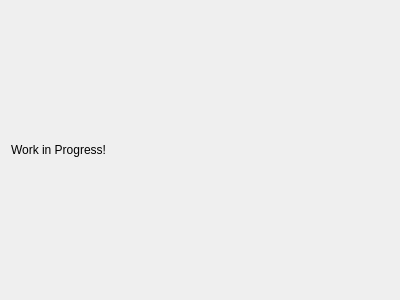
<?xml version="1.0" encoding="UTF-8"?>
<ui version="4.0">
 <class>Form</class>
 <widget class="QWidget" name="Form">
  <property name="geometry">
   <rect>
    <x>0</x>
    <y>0</y>
    <width>400</width>
    <height>300</height>
   </rect>
  </property>
  <property name="windowTitle">
   <string>Form</string>
  </property>
  <layout class="QVBoxLayout" name="verticalLayout">
   <item>
    <layout class="QVBoxLayout" name="verticalLayout_2">
     <item>
      <widget class="QLabel" name="label">
       <property name="text">
        <string>Work in Progress!</string>
       </property>
      </widget>
     </item>
    </layout>
   </item>
  </layout>
 </widget>
 <resources/>
 <connections/>
</ui>
